Frame 1 (no input): blank canvas, image omitted
Frame 60 (the mouse pressed at the canvas centre just before this capture): blank canvas, image omitted
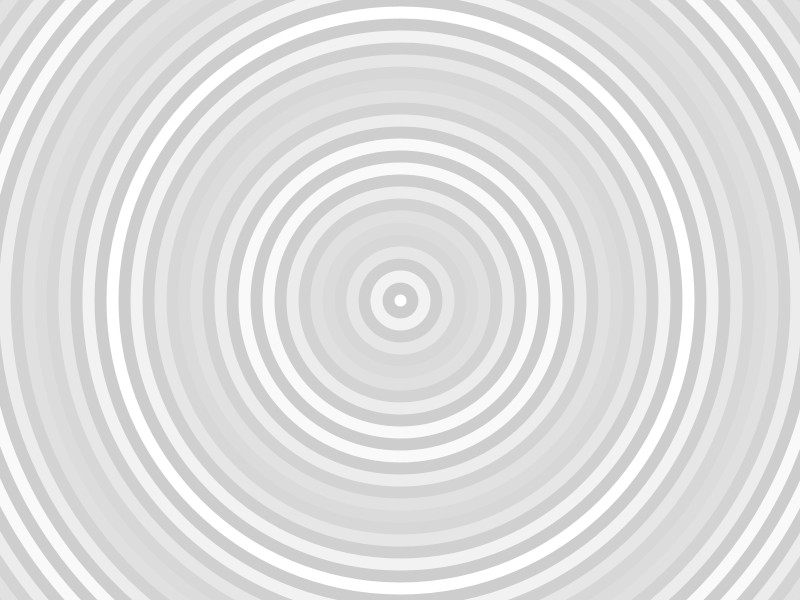
Frame 120 (the mouse held since frame 60 and released just before this capture)

The Processing sketch whose frames 1 and 60 were blank and that drew this single picture after the mouse press (run headless with seeded random() and noise(); from frame 60 on, the mouse is pressed at the canvas centre):

// Processing sketch: processing_66805
// ── processing_66805.pde

//============= GLOBAL VARIABLES =============
int numOfWaves = 5;      //num of waves allowed
int strokeWidth = 12;    //width of the stroke line
int sWidth = 800;        //screen width
int sHeight = 600;      //screen height
float diagonal = sqrt(sq(sWidth) +sq(sHeight));   //diagonal of srceen size for radius of circle(ellipse)
Wave[] waves = new Wave[numOfWaves];
int count = 0;              //counter of the waves

//============= SETUP =============
void setup() {
  //size(sWidth, sHeight);
  size(800,600);
  smooth();
  frameRate(30);

  //initializing array of waves
  for (int i = 0; i < numOfWaves; i++) {
    waves[i] = new Wave(0, 0, false);
  }
}

//============= DRAW =============
void draw() {
  background(255);
  
    //draw each waves
    for (int i = 0; i < numOfWaves; i++) {
      waves[i].display();
    }
}

//============= FUNCTIONS =============
// add position of new waves
void mousePressed() {
  waves[count].is_on = true;
  waves[count].xpos = mouseX;
  waves[count].ypos = mouseY; 
  count++;
  if (count >= numOfWaves) count = 0;
}

// declare new object Wave
class Wave {
  boolean is_on;
  int xpos;
  int ypos;
  float osscilator;

  Wave(int mX, int mY, boolean isOn) {
    xpos = mX;
    ypos = mY;
    is_on = isOn;
    osscilator = 0;
  }

  void display() {
    if (is_on) {
      noFill();
      osscilator +=0.001;
      strokeWeight(strokeWidth);
      for (int j = 0; j < 2*diagonal; j += strokeWidth*2) {      //waves by drawing series of circles(ellipses)
        stroke(0, abs((sin(j*osscilator)*255)/numOfWaves));
        ellipse(xpos, ypos, j, j);
      }
    }
  }
}
